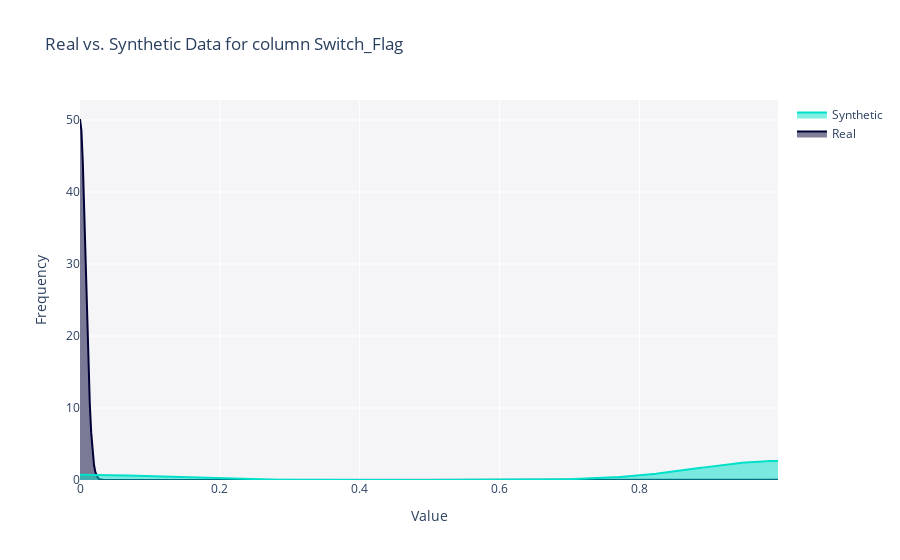

Notebook code for this chart:
### Code cell
fig = get_column_plot(
    real_data=df_Switches_table,
    synthetic_data=synthetic_data,
    column_name='Switch_Flag',
    metadata=metadata
)
    
fig.show()

### Figure 1 — Plotly figure (JSON) as saved in the notebook; plotly's stock layout.template omitted (floating-point values rounded to 4 significant figures; data arrays with more than 128 entries replaced by an {"elided": "..."} marker saying what was removed)
{"data": [{"fill": "tozeroy", "hovertemplate": "<b>Real</b><br>Value: %{x}<br>Frequency: %{y}<extra></extra>", "legendgroup": "Real", "marker": {"color": "#000036"}, "mode": "lines", "name": "Real", "showlegend": true, "type": "scatter", "x": {"elided": "500 float values"}, "xaxis": "x", "y": {"elided": "500 float values"}, "yaxis": "y"}, {"fill": "tozeroy", "hovertemplate": "<b>Synthetic</b><br>Value: %{x}<br>Frequency: %{y}<extra></extra>", "legendgroup": "Synthetic", "marker": {"color": "#01E0C9"}, "mode": "lines", "name": "Synthetic", "showlegend": true, "type": "scatter", "x": {"elided": "500 float values"}, "xaxis": "x", "y": {"elided": "500 float values"}, "yaxis": "y"}], "layout": {"barmode": "overlay", "hovermode": "closest", "legend": {"traceorder": "reversed"}, "plot_bgcolor": "#F5F5F8", "title": {"text": "Real vs. Synthetic Data for column Switch_Flag"}, "xaxis": {"anchor": "y2", "domain": [0, 1], "title": {"text": "Value"}, "zeroline": false}, "yaxis": {"anchor": "free", "domain": [0, 1], "position": 0, "title": {"text": "Frequency"}}}}
